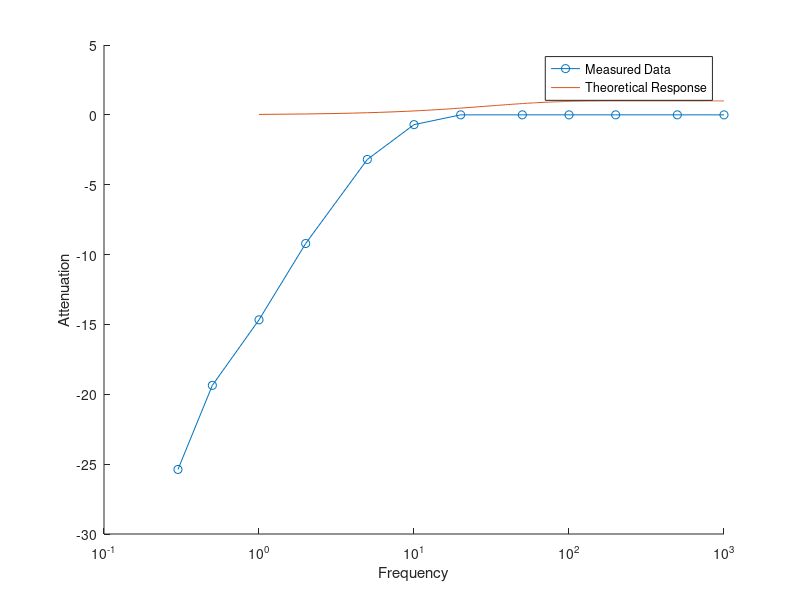

MATLAB code for this plot: (Note: this script raises an error after producing the figure.)
%%%%%%%%%%%%%%%%%%%%%%%%%%%%%%%%%%%%%%%%%%%%%%%%%%%%%%%%%%%%%%%%%%%%%%%%%%%
%
% Final Exam, Signal Analysis Spring 2017
% 
% Garrett Healy, 21MAY2017
%
%%%%%%%%%%%%%%%%%%%%%%%%%%%%%%%%%%%%%%%%%%%%%%%%%%%%%%%%%%%%%%%%%%%%%%%%%%%
%% Question 2: Filter 
clear all 
close all 

fr = [0.3 0.5 1 2 5 10 20 50 100 200 500 1000];
amprat = [0.05 0.11 0.18 0.35 0.69 0.92 1 1 1 1 1 1];
atten = [-25.38 -19.36 -14.67 -9.21 -3.19 -0.70 0 0 0 0 0 0];

figure 
hold on
semilogx(fr,atten,'-o');

R = 10^4; %kAmps
C = 3.3e-6; %muF 
f = 0:1:1000;
y = 1-exp(-f*R*C); %solution in the time domain for ease of plotting

semilogx(f,y);legend('Measured Data','Theoretical Response');xlabel('Frequency');ylabel('Attenuation');

% the figures look very similar, both grow logarithmically and reach an
% asymptote at 1 after reaching high values. When plotted together,
% however, it can be seen that the theoretical representation does not
% start as low for the low frequencies as does the measured data. 
%% Question 3
clear all
close all

load handel; 
%p = audioplayer(y,Fs);
%play(p,[1 (get(p,'SampleRate')*8)]);
t=1/Fs:1/Fs:length(y)/Fs;

% filters and Bode plots 
[b1,a1] = butter(2,[50 100]/4096);
f1 = filtfilt(b1,a1,y);
figure 
freqz(b1,a1);title('50-100 Hz');
[b2,a2] = butter(2,[100 1000]/4096);
f2 = filtfilt(b2,a2,y);
figure 
freqz(b2,a2);title('100-1000 Hz');
[b3,a3] = butter(2,[1000 2000]/4096);
f3 = filtfilt(b3,a3,y);
figure 
freqz(b3,a3);title('1000-2000 Hz');
[b4,a4] = butter(2,[2000 4000]/4096);
f4 = filtfilt(b4,a4,y);
figure 
freqz(b4,a4);title('2000-4000 Hz');

% signal and bandpass filters on one plot 

figure 
hold on
plot(t,y)
plot(t,f1)
plot(t,f2)
plot(t,f3)
plot(t,f4)
title('Signal and Bandpass Filters');
legend('Original Signal','50-100 Hz','100-1000 Hz','1000-2000 Hz','2000-400 Hz');

%sounds 

p = audioplayer(f1,Fs);
play(p,[1 (get(p,'SampleRate')*8)]);
pause(4);
p = audioplayer(f2,Fs);
play(p,[1 (get(p,'SampleRate')*8)]);
pause(4);
p = audioplayer(f3,Fs);
play(p,[1 (get(p,'SampleRate')*8)]);
pause(4);
p = audioplayer(f4,Fs);
play(p,[1 (get(p,'SampleRate')*8)]);

% f1 was just deep, oscillating sounds.
% f2 sounded like a muffled version of the original 
% f3 was similar to f2, just more high pitched. Sounded like it was coming
% through a radio 
% f4 was similar to f3, just softer and higher pitched. 

% envelope 

r1 = abs(f1);r2 = abs(f2);r3 = abs(f3);r4 = abs(f4);

[be1,ae1] = butter(1,10/4096);
e1 = filtfilt(be1,ae1,r1);
[be2,ae2] = butter(1,10/4096);
e2 = filtfilt(be2,ae2,r2);
[be3,ae3] = butter(1,10/4096);
e3 = filtfilt(be3,ae3,r3);
[be4,ae4] = butter(1,10/4096);
e4 = filtfilt(be4,ae4,r4);

% pulse train

a = 1; %1V bipolar pulse
dur = [0 0.0005 0.0005 0.001]; %1ms duration 

pulse = zeros(length(f1),1);
c = 1;
while c<length(f1)
    pulse(c:c+7) = [1;1;1;1;-1;-1;-1;-1];
    c = c+8;
end

bp1 = pulse.*e1;
bp2 = pulse.*e2;
bp3 = pulse.*e3;
bp4 = pulse.*e4;
figure
subplot(2,2,1);plot(t,y);title('Original Signal');
subplot(2,2,2);plot(t,f1,'r');title('Bandpass Filter');
subplot(2,2,3);plot(t,e1,'k');title('Envelope');
subplot(2,2,4);plot(t,bp1,'g');title('Biphasic Pulse');
suptitle('First Filter');
figure
subplot(2,2,1);plot(t,y);title('Original Signal');
subplot(2,2,2);plot(t,f2,'r');title('Bandpass Filter');
subplot(2,2,3);plot(t,e2,'k');title('Envelope');
subplot(2,2,4);plot(t,bp2,'g');title('Biphasic Pulse');
suptitle('Second Filter');
figure
subplot(2,2,1);plot(t,y);title('Original Signal');
subplot(2,2,2);plot(t,f3,'r');title('Bandpass Filter');
subplot(2,2,3);plot(t,e3,'k');title('Envelope');
subplot(2,2,4);plot(t,bp3,'g');title('Biphasic Pulse');
suptitle('Third Filter');
figure
subplot(2,2,1);plot(t,y);title('Original Signal');
subplot(2,2,2);plot(t,f4,'r');title('Bandpass Filter');
subplot(2,2,3);plot(t,e4,'k');title('Envelope');
subplot(2,2,4);plot(t,bp4,'g');title('Biphasic Pulse');
suptitle('Fourth Filter');

%% Problem 4: Wavelet Analysis 

clear;

alpha(1)=(1+sqrt(3))/(4*sqrt(2));
alpha(2)=(3+sqrt(3))/(4*sqrt(2));
alpha(3)=(3-sqrt(3))/(4*sqrt(2));
alpha(4)=(1-sqrt(3))/(4*sqrt(2));
beta(1)=alpha(4);
beta(2)=-alpha(3);
beta(3)=alpha(2);
beta(4)=-alpha(1);

% # of points
N=1024;                     

% input signal 
for n=1:N;m=(n-1)/N;
    g(n)=20*m^2*(1-m)^4*cos(12*pi*m);
end

syms x y
q(x) = 20*y^2*(1-y)^4*cos(12*pi*y);
zt = ztrans(q(x));
%%

sr = 1000; %sample/s
dur = 1; %epoch length
dt = dur/sr; 
f = 10; %frequency in Hz freqz(zt)

t = 0:dt:dur;
inp = cos(f*t*2*pi)+rand(1,sr/dur+1)-0.5; %10Hz cosine w/ gaussian noise, centered at 0 +-.5

figure
plot(t,inp);

%% Problem 5: Wavelets 

clear all 
close all 

t = -50:1:50;
sigma = 10;
psi = (2/(pi^(1/4))*sqrt(3*sigma))*((t.^2)/(sigma^2) - 1).*exp(-(t.^2)/(2*sigma^2));

fm = fft(psi); %numeric solution

sigma = 0.2;
w = -50:1:50;
fa = (-sqrt(8)*(sigma^(5/2))*(pi^(1/4))/sqrt(3))*(w.^2).*exp((-sigma^2)*(w.^2)/2); %analytic solution

figure 
plot(t,psi);xlabel('t');ylabel('\psi (t)');title('Time Domain');
figure
plot(w,fa);xlabel('w');ylabel('\psi (w)');title('Frequency Domain');
figure
freqz(fm);title('Numeric Data');
figure
freqz(fa);title('Analytic Function');

% The data-driven phase plot has 3 phase plateaus, where the phase remains
% relatively constant for a group of frequencies. The analytic function
% does not have this, and instead decreases linearly until reaching 0.5
% normalized frequency. After that the plot ends. The amplitude ratio for
% the data appear to increase in an oddly oscillating manner, while that of
% the analytic solution decreases to an asymptote and is noisy thereafter. 

%% Problem 6: LTI...

clear all
close all

t = 0:0.01:100;
wo = pi/4;
inp = cos(wo*t);
out = (1/4)*((cos(-wo))*exp(1i*wo) + (cos(wo))*exp(1i*-wo) + cos(wo*t)/pi);
figure
hold on
plot(t,inp);
plot(t,out);

wo = 3*pi/4;
inp = cos(wo*t);
out = (1/4)*((cos(-wo))*exp(1i*wo) + (cos(wo))*exp(1i*-wo) + cos(wo*t)/pi);
figure
hold on
plot(t,inp);
plot(t,out);
%% Problem 7: Nonlinearity and Chaos

clear all 
close all

% change in initial condition

a = 4; 
t = 1:100;
x = zeros(1,100);
x(1) = 0.2;
for i = 2:100
    x(i)=a*x(i-1)*(1-(x(i-1)));
end
figure
subplot(3,1,1);plot(t,x);title('IC = 0.255');
x(1) = 0.25;
for i = 2:100
    x(i)=a*x(i-1)*(1-(x(i-1)));
end
subplot(3,1,2);plot(t,x);title('IC = 0.25');ylabel('Output');
x(1)=0.225;
for i = 2:100
    x(i)=a*x(i-1)*(1-(x(i-1)));
end
subplot(3,1,3);plot(t,x);title('IC = 0.225');xlabel('Time');

% small changes yield drastically different dynamics when the system is
% chaotic. 

% change in the a-value

a = 3; 
x = zeros(1,100);
av = zeros(1,10);
m = zeros(1,3);
x(1) = 0.2;
for j = 1:10
    x(1) = rand;
    for i = 2:100
        x(i)=a*x(i-1)*(1-(x(i-1)));
    end
    av(j) = x(length(x));
end
m(1) = std(av);
a = 3.2; 
for j = 1:10
    x(1) = rand;
    for i = 2:100
        x(i)=a*x(i-1)*(1-(x(i-1)));
    end
    av(j) = x(length(x));
end
m(2) = std(av);
a = 4; 
for j = 1:10
    x(1) = rand;
    for i = 2:100
        x(i)=a*x(i-1)*(1-(x(i-1)));
    end
    av(j) = x(length(x));
end
m(3) = std(av);
avals = [3 3.2 4];
figure 
plot(avals,m,'-o');xlabel('a');ylabel('Standard Deviation of Final State');
title('a value change in STDev for varying initial value');

% autocorrelation failure & return plot success

a = 4; 
t = 1:1000;
x = zeros(1,1000); %logistic (non-linear)
xb = zeros(1,1000);
x(1) = 0.4;
for i = 2:1000
    x(i)=a*x(i-1)*(1-(x(i-1)));
    xb(i-1) = x(i);
end
l = zeros(1,1000); %linear 
a = 1;
lb = zeros(1,1000);
l(1) = 0.6;
for i = 2:1000
    l(i) = a*(l(i-1))+(rand*2)-1;
    lb(i-1) = l(i);
end
r = rand(1,1000)*2 - 1; %random process
rb = zeros(1,1000);
for i = 2:1000
    rb(i-1) = r(i);
end

[autox,lagsx] = xcorr(x);
[autol,lagsl] = xcorr(l);
[autor,lagsr] = xcorr(r);

figure 
subplot(2,3,1);plot(lagsl,autol);title('Linear Function Autocorr');xlabel('Lags');ylabel('Correlation Coeff');
subplot(2,3,4);scatter(l,lb,2,'k');title('Linear Function Return Plot');xlabel('l(i)');ylabel('l(i-1)');
subplot(2,3,2);plot(lagsx,autox);title('Non-Linear Function Autocorr');xlabel('Lags');ylabel('Correlation Coeff');
subplot(2,3,5);scatter(x,xb,2,'k');title('Non-Linear Function Return Plot');xlabel('x(i)');ylabel('x(i-1)');
subplot(2,3,3);plot(lagsr,autor);title('Random Function Autocorr');xlabel('Lags');ylabel('Correlation Coeff');
subplot(2,3,6);scatter(r,rb,2,'k');title('Random Function Return Plot');xlabel('r(i)');ylabel('r(i-1)');

% There is obviously a relationship between previous values and the
% following values for the logistic function, but it is missed by the
% autocorrelation since it is non-linear. The linear correlation is found,
% while the random one is not. 
% The return plot, on the other hand, is highly successful in finding a
% relationship. We can see the parabolic curve when plotting one lag away. 
% These examples demonstrate the difficulty of dealing with non-linearity
% and chaos, as small changes can have drastic effects, and relationships
% can be difficult to find with traditional techniques. However, return
% plots appear to be a strong technique to determine relationships. 

%% Problem 8: Modeling Neural Activity 

clear all; close all;
% hodgkin-huxley 

cm = 1; %membrane capacitance (uF/cm^2)
vk = -102; %potassium reversal potential, mv
vna = 25; %sodium reversal potential, mv
vl = -79.4; %leaky reversal potential, mv
gl = 0.3; %leaky capacitance
vrest = 90;
gnamax = 100;
gkmax = 40; 

t = 0;simt = 1000; %ms
dt = 1/25; 
stim = zeros(1,(simt/dt)+1);
sa(1)=20.1;     % Input current (uA/cm^2)
sd(1)=300;      % Duration of the pulse in ms 
sa(2)=0;        % Amplitude (in uA/cm^2) of a second stimulus 
sd(2)=0;        % Duration of the second pulse in ms
dly(1)=50;      % Delay between first stimulus and simulation onset (ms)
dly(2)=0;       % Delay (in ms) between the stimuli #2 and #1 

MV = zeros(1,(simt/dt)+1);
mv = -vrest;

% initialization 

[n,nt]=init_n(mv,vrest);
[m,mt]=init_m(mv,vrest);
[h,ht]=init_h(mv,vrest);
  
c=1;
while t<simt 
    MV(c) = mv;
    
    n=update_n(mv,vrest,dt,n);
    m=update_m(mv,vrest,dt,m);
    h=update_h(mv,vrest,dt,h);
    gk=gkmax*n^4;
	gna=gnamax*m^3*h;
    
    ik=gk*(vk-mv);
	ina=gna*(vna-mv);
	il=gl*(vl-mv);	
	it=ik+ina+il;
    
    if (t <= sd(1)+dly(1))
        if (t >= dly(1))
            it=it+sa(1);
            stim(c)=sa(1);
        end
    end
    if (t <= (dly(1)+dly(2)+sd(2))) 
        if (t >= dly(1)+dly(2))
            it=it+sa(2);
            stim(c)=sa(2); 
        end
    end
    
    dv=it*dt/cm;
    mv=mv+dv;
    
    T(c)=t;t=t+dt;c = c+1;
end

figure;hold;
plot(T,MV);
plot(T,stim,'r')
xlabel('sample# (1/25 ms)');
ylabel(' Membrane Potential (mV)');
ttt=['Single Neuron; Injected Current ' num2str(sa(1)) ' (red)'];
title(ttt);

% integrate-and-fire

R=10e3;
C=3.3e-6;
RC=R*C;
sample_rate=1000; 
dt=1/sample_rate;
time=1;
A=RC/dt;
threshold=20;
AP=100;
y_previous=0;                    % initial value

% Input
Amp=20.1;                        % Amplitude of the input
N=floor(time*sample_rate);       % Size of the input
x=zeros(1,N);                 
x(50:350)=ones(1,301)*Amp;    
%Amp=150; x=randn(1,N)*Amp;      
 
    for n=1:N
        y(n)=(A*y_previous+x(n))/(A+1); % the linear component; see CH 16
        if (y(n) < threshold)          % the nonlinear part
            y_previous=y(n);
            zz(n)=y(n);                 % subthreshold behavior
        else
            y_previous=0;
            zz(n)=AP;                   % action potential
        end
    end;
zz=zz-65;                         % Correct Membrane potential 
                                  % for rest potential at -65 mV

figure;
subplot(211),plot(x);
title('input')
ylabel('Amplitude')
subplot(212);plot(zz,'r');
title('output')
xlabel('Time (ms)'),ylabel('Amplitude')

% normalization

MV = (MV+abs(min(MV)));
MV = MV/max(MV);
stim = stim/max(stim);
x = x/max(x);
zz = (zz+abs(min(zz)));
zz = zz/max(zz);

figure
subplot(1,2,1);hold on;plot(T,MV);plot(zz,'r');
subplot(1,2,2);hold on;plot(T,stim);plot(x);







